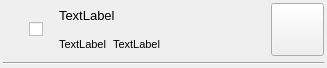
<?xml version="1.0" encoding="UTF-8"?>
<ui version="4.0">
 <class>ToDoItem</class>
 <widget class="QWidget" name="ToDoItem">
  <property name="geometry">
   <rect>
    <x>0</x>
    <y>0</y>
    <width>327</width>
    <height>68</height>
   </rect>
  </property>
  <property name="windowTitle">
   <string>Form</string>
  </property>
  <layout class="QGridLayout" name="gridLayout_2">
   <property name="leftMargin">
    <number>3</number>
   </property>
   <property name="topMargin">
    <number>3</number>
   </property>
   <property name="rightMargin">
    <number>3</number>
   </property>
   <property name="bottomMargin">
    <number>3</number>
   </property>
   <item row="1" column="0" colspan="6">
    <widget class="Line" name="line">
     <property name="orientation">
      <enum>Qt::Horizontal</enum>
     </property>
    </widget>
   </item>
   <item row="0" column="5">
    <widget class="QPushButton" name="btnDelete">
     <property name="enabled">
      <bool>true</bool>
     </property>
     <property name="sizePolicy">
      <sizepolicy hsizetype="Fixed" vsizetype="Fixed">
       <horstretch>0</horstretch>
       <verstretch>0</verstretch>
      </sizepolicy>
     </property>
     <property name="minimumSize">
      <size>
       <width>53</width>
       <height>53</height>
      </size>
     </property>
     <property name="maximumSize">
      <size>
       <width>53</width>
       <height>53</height>
      </size>
     </property>
     <property name="styleSheet">
      <string notr="true">background-image: url(:/icons/delete.png);</string>
     </property>
     <property name="text">
      <string/>
     </property>
    </widget>
   </item>
   <item row="0" column="1">
    <widget class="QCheckBox" name="cbIsDone">
     <property name="text">
      <string/>
     </property>
    </widget>
   </item>
   <item row="0" column="0">
    <spacer name="horizontalSpacer_3">
     <property name="orientation">
      <enum>Qt::Horizontal</enum>
     </property>
     <property name="sizeType">
      <enum>QSizePolicy::Fixed</enum>
     </property>
     <property name="sizeHint" stdset="0">
      <size>
       <width>20</width>
       <height>20</height>
      </size>
     </property>
    </spacer>
   </item>
   <item row="0" column="2">
    <layout class="QGridLayout" name="gridLayout">
     <item row="1" column="2">
      <widget class="QLabel" name="lblDate">
       <property name="font">
        <font>
         <pointsize>8</pointsize>
        </font>
       </property>
       <property name="text">
        <string>TextLabel</string>
       </property>
      </widget>
     </item>
     <item row="1" column="1">
      <widget class="QLabel" name="lblType">
       <property name="font">
        <font>
         <pointsize>8</pointsize>
        </font>
       </property>
       <property name="text">
        <string>TextLabel</string>
       </property>
      </widget>
     </item>
     <item row="0" column="0" rowspan="2">
      <spacer name="horizontalSpacer_2">
       <property name="orientation">
        <enum>Qt::Horizontal</enum>
       </property>
       <property name="sizeType">
        <enum>QSizePolicy::Fixed</enum>
       </property>
       <property name="sizeHint" stdset="0">
        <size>
         <width>10</width>
         <height>20</height>
        </size>
       </property>
      </spacer>
     </item>
     <item row="1" column="3">
      <spacer name="horizontalSpacer_4">
       <property name="orientation">
        <enum>Qt::Horizontal</enum>
       </property>
       <property name="sizeHint" stdset="0">
        <size>
         <width>40</width>
         <height>20</height>
        </size>
       </property>
      </spacer>
     </item>
     <item row="0" column="1" colspan="3">
      <widget class="QLabel" name="lblTitle">
       <property name="font">
        <font>
         <pointsize>10</pointsize>
        </font>
       </property>
       <property name="text">
        <string>TextLabel</string>
       </property>
      </widget>
     </item>
    </layout>
   </item>
   <item row="0" column="4">
    <spacer name="horizontalSpacer">
     <property name="orientation">
      <enum>Qt::Horizontal</enum>
     </property>
     <property name="sizeHint" stdset="0">
      <size>
       <width>40</width>
       <height>20</height>
      </size>
     </property>
    </spacer>
   </item>
  </layout>
 </widget>
 <resources/>
 <connections/>
</ui>
